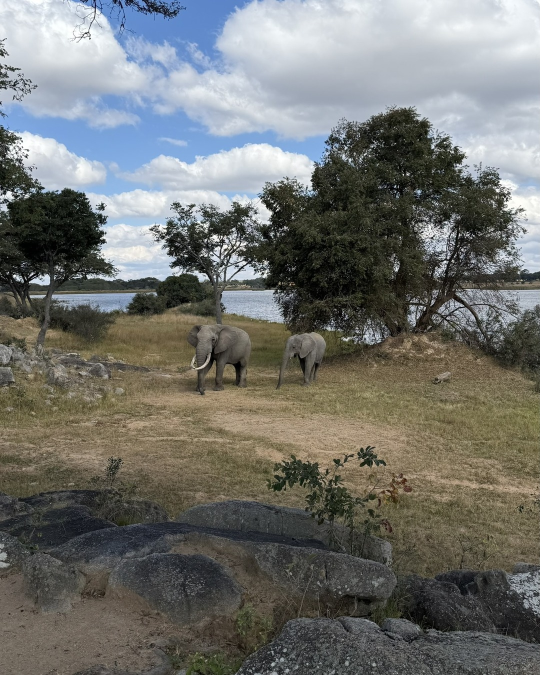
#> input picture photos/00b_elephants_vertical.jpg, 1080 x 1350 px (shown at 1/2 size); its folder holds 4 pictures in this run
$ python sort_photos.py
#> lines starting #> are read from the running program, lines starting #| are printed output that depends on the picture
#!/usr/bin/env python3
"""
Разбирает загруженные фото: находит в корне репозитория и в photos/ любые
картинки (jpg, jpeg, png, heic) с любыми именами, узнаёт по содержимому,
какому посту очереди они соответствуют, и сохраняет как photos/<файл из очереди>.jpg:
JPEG, до 1440 px, пропорции в рамках Instagram, без геометок и EXIF.
Исходник после этого удаляется (в публичном репозитории не остаются GPS-данные).
"""
import os, json, glob
from PIL import Image, ImageOps
try:
    import pillow_heif; pillow_heif.register_heif_opener()
#> (this line was passed over: pillow_heif is not available in this run)
except ImportError:
    pass

BASE = os.path.dirname(os.path.abspath(__file__))
PH = os.path.join(BASE, "photos")
os.makedirs(PH, exist_ok=True)
q = json.load(open(os.path.join(BASE, "queue.json"), encoding="utf-8"))
#> (reads queue.json from the repository)
targets = {it["file"] for it in q}
EXT = (".jpg", ".jpeg", ".png", ".heic", ".heif", ".webp")
LIMIT = 95   # макс. расхождение отпечатков из 256
MARGIN = 25  # насколько лучший кандидат должен опережать второго


def dhash(im, n=16):
    g = im.convert("L").resize((n + 1, n), Image.LANCZOS)
    p = list(g.get_flattened_data()) if hasattr(g, "get_flattened_data") else list(g.getdata())
    return "".join("1" if p[r*(n+1)+c] > p[r*(n+1)+c+1] else "0" for r in range(n) for c in range(n))


def dist(a, b):
    return sum(x != y for x, y in zip(a, b))


def fit(im, trim=None):
    if trim:  # срезать края с впечатанной датой фотоаппарата
        w, h = im.size
        im = im.crop((int(w*trim.get("left", 0)), int(h*trim.get("top", 0)),
                      w - int(w*trim.get("right", 0)), h - int(h*trim.get("bottom", 0))))
    w, h = im.size; r = w / h
    if r < 0.8:
        nh = int(w / 0.8); t = (h - nh) // 2; im = im.crop((0, t, w, t + nh))
    elif r > 1.91:
        nw = int(h * 1.91); l = (w - nw) // 2; im = im.crop((l, 0, l + nw, h))
    if im.width > 1440:
        im = im.resize((1440, round(im.height * 1440 / im.width)), Image.LANCZOS)
    return im


cands = [f for d in (BASE, PH) for f in glob.glob(os.path.join(d, "*"))
         if f.lower().endswith(EXT) and os.path.basename(f) not in targets]
changed = False
for f in cands:
    try:
        im = ImageOps.exif_transpose(Image.open(f)).convert("RGB")
#> im is the input picture: PIL image 1080x1350 RGB; mean R, G, B 113.4, 114.7, 111.2
    except Exception as e:
        print("не открылось:", os.path.basename(f), e); continue
    h = dhash(im)
#> in dhash, `g = im.convert("L").resize((n + 1, n), Image.LANCZOS)`:
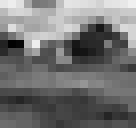
#> g: PIL image 17x16 L (shown 8 times larger); min 2, max 240, mean 114.1
#> in dhash, `p = list(g.get_flattened_data()) if hasattr(g, "get_flattened_data") e..`: p = 272 values, max 240 at index 16, min 2 at index 86, mean 114.1
    ranked = sorted(q, key=lambda it: dist(h, it["ref_hash"]))
#> ranked = 73 items
    best = ranked[0]; d = dist(h, best["ref_hash"]); d2 = dist(h, ranked[1]["ref_hash"])
#> after `best = ranked[0]`: best = 6 items
#> after `d = dist(h, best['ref_hash'])`: d = 111
#> after `d2 = dist(h, ranked[1]['ref_hash'])`: d2 = 111
    if d > LIMIT or d2 - d < MARGIN:
        print(f"не узнано: {os.path.basename(f)} (ближайшее {best['file']}, {d})"); continue
#| не узнано: 00b_elephants_vertical.jpg (ближайшее 06_balancing_rocks.jpg, 111)
    fit(im, best.get("trim")).save(os.path.join(PH, best["file"]), "JPEG", quality=92)  # без EXIF
    os.remove(f); changed = True
    print(f"{os.path.basename(f)} → photos/{best['file']} (совпадение {256-d}/256)")
#> pass 2 of the loop `for f in cands:`:
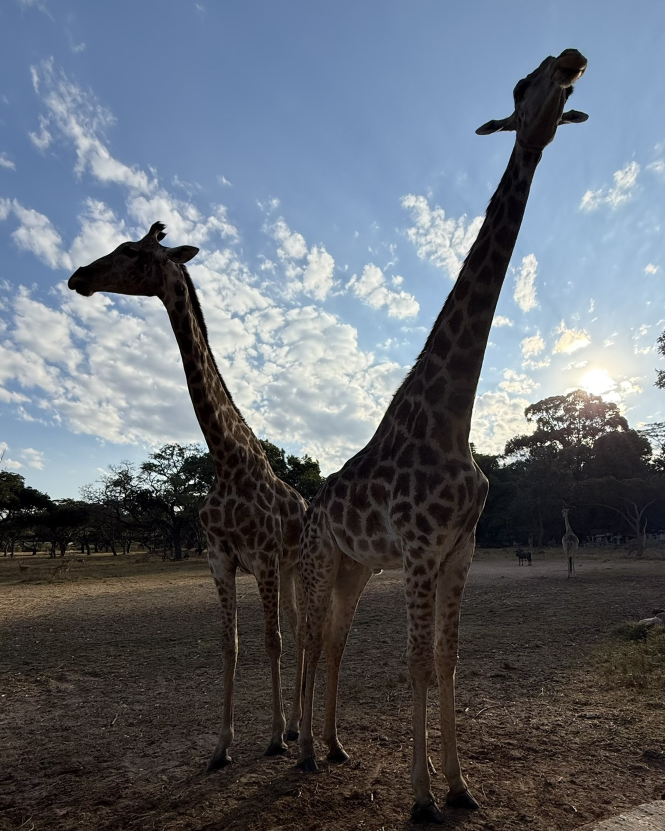
#> input picture photos/00c_giraffes_silhouette.jpg, 1330 x 1662 px (shown at 1/2 size)
#> im is the input picture: PIL image 1330x1662 RGB; mean R, G, B 97.9, 103.9, 112.8
#> in dhash (call 2), `g = im.convert("L").resize((n + 1, n), Image.LANCZOS)`:
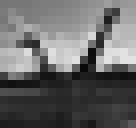
#> g: PIL image 17x16 L (shown 8 times larger); min 9, max 226, mean 103.2
#> p = 272 values, max 226 at index 117, min 9 at index 146, mean 103.2
#> d = 99
#> d2 = 104
#| не узнано: 00c_giraffes_silhouette.jpg (ближайшее 37_utyos_dawn.jpg, 99)
#> pass 3 of the loop `for f in cands:`:
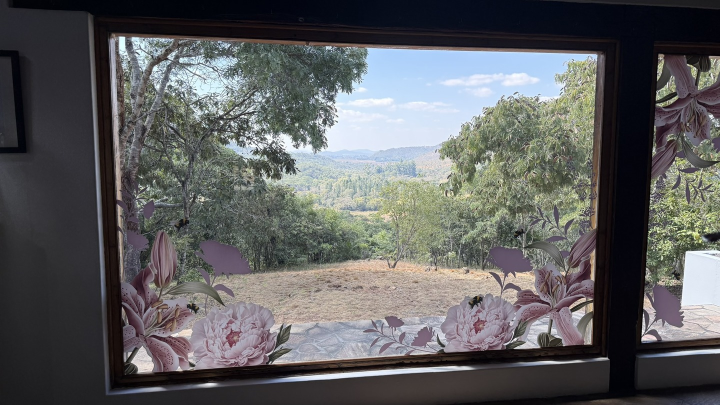
#> input picture photos/00d_giraffe_portrait.jpg, 1440 x 810 px (shown at 1/2 size)
#> im is the input picture: PIL image 1440x810 RGB; mean R, G, B 94.5, 94.9, 95.6
#> in dhash (call 3), `g = im.convert("L").resize((n + 1, n), Image.LANCZOS)`:
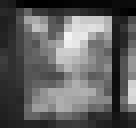
#> g: PIL image 17x16 L (shown 8 times larger); min 0, max 244, mean 94.8
#> p = 272 values, max 244 at index 76, min 0 at index 3, mean 94.85
#> d = 97
#> d2 = 101
#| не узнано: 00d_giraffe_portrait.jpg (ближайшее 49_burj_khalifa.jpg, 97)

missing = [it["file"] for it in q if it["status"] == "pending" and not os.path.exists(os.path.join(PH, it["file"]))]
print("Не хватает фото:", ", ".join(missing) if missing else "нет, все на месте")
#> (printed output is left out)
